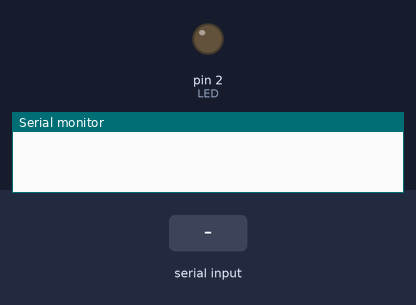
This sketch was run on a simulated Arduino Uno, built with avr-gcc and run on an emulated ATmega328P. Shown: output pins drawn as LEDs (lit = HIGH), the last lines printed to the serial monitor. The test bench sets the inputs (shaded band).

Above: at 1.9 s.
2.0 s: "on\n" received over the second serial link
At 3.3 s:
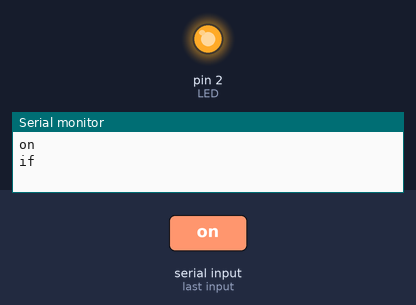
3.6 s: "off\n" received over the second serial link
At 4.0 s:
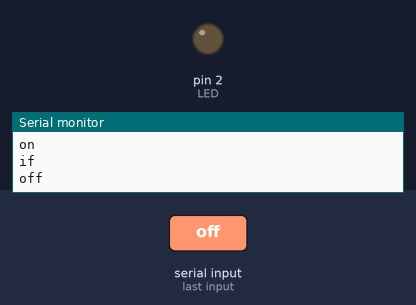
Timing chart, 0 to 6.6 s (numbered marks = the images above; inputs shaded):
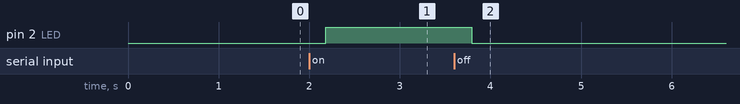

The sketch:

kulak.ino
```cpp
#include <SoftwareSerial.h>;
#define LED 2
String command;

SoftwareSerial BTserial(6, 5); // Setup of Bluetooth module on pins 10 (TXD) and 11 (RXD);

void setup()
{
  pinMode(LED, OUTPUT);
  BTserial.begin(9600); // Bluetooth at baud 9600 for talking to the node server
  Serial.begin(9600);   // Default Serial on Baud 4800 for printing out some messages in the Serial Monitor
}

void loop()
{
  // Calls on BTSerial and sends the string to any connected devices.
  BTserial.print("From Arduino with mild ambivalence\n");
  // readStringUntil()
  // Reads all bytes off of the the Serial buffer until it finds the escape character '/n'
  // And then removes these bytes from the buffer
  // Returns the value as a string, which we print to the Serial monitor
  if (BTserial.available() > 0)
  {
    command = BTserial.readStringUntil('\n');
    Serial.println(command);

    if (command == "on")
    {
      digitalWrite(LED, HIGH);
      Serial.println("if");
    }
    else if (command == "off")
    {
      digitalWrite(LED, LOW);
    }
  }
  //Just so the Serial Monitor on Arduino and console on the Node server don't get too spammed
  delay(500);
}
```

Measured:
- after the input at 2.0 s, pin 2 (LED): LOW → HIGH after 0.18 s
- after the input at 3.6 s, pin 2 (LED): HIGH → LOW after 0.20 s
